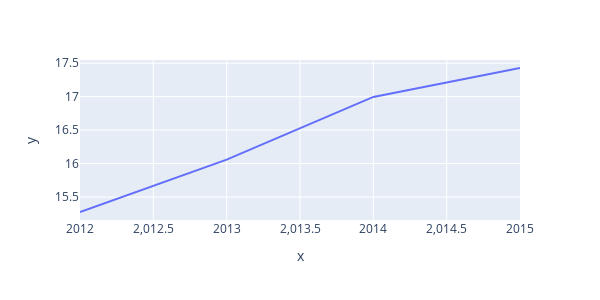

Source (notebook cell):
### Code cell
s = df.groupby("year")["temp_max"].mean().reset_index()

px.line(x=s["year"], y=s["temp_max"], height=300, width=600)

### Figure 1 — Plotly figure (JSON) as saved in the notebook; plotly's stock layout.template omitted (floating-point values rounded to 4 significant figures)
{"data": [{"hoverlabel": {"namelength": 0}, "hovertemplate": "x=%{x}<br>y=%{y}", "legendgroup": "", "line": {"color": "#636efa", "dash": "solid"}, "mode": "lines", "name": "", "showlegend": false, "type": "scatter", "x": [2012, 2013, 2014, 2015], "xaxis": "x", "y": [15.28, 16.06, 17.0, 17.43], "yaxis": "y"}], "layout": {"height": 300, "legend": {"tracegroupgap": 0}, "margin": {"t": 60}, "width": 600, "xaxis": {"anchor": "y", "autorange": true, "domain": [0, 1], "range": [2012, 2015], "title": {"text": "x"}, "type": "linear"}, "yaxis": {"anchor": "x", "autorange": true, "domain": [0, 1], "range": [15.16, 17.55], "title": {"text": "y"}, "type": "linear"}}}
